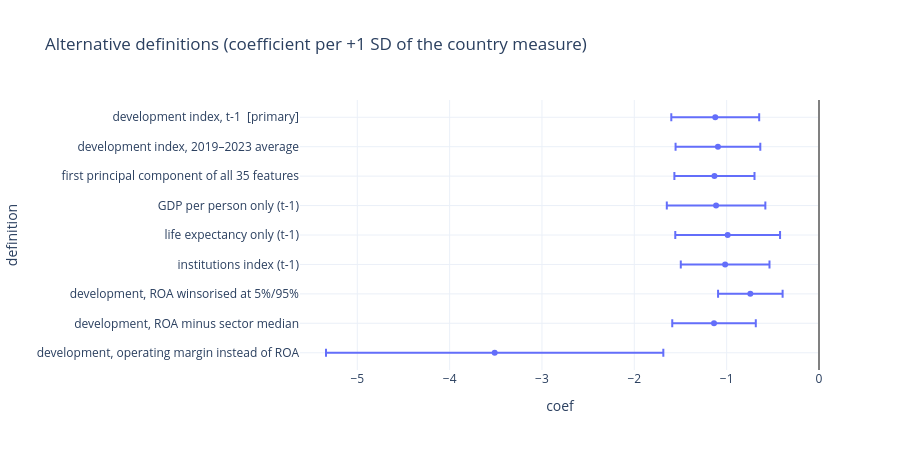

Notebook code cell kept with this figure:
### Markdown cell above
## 2 · Other definitions
Same test with other measures of development and of ROA. Several measures here describe the same thing, so agreement is expected; disagreement would be informative.

### Code cell
zz = ((profile - profile.mean()) / profile.std()).fillna(0)
U, S, Vt = np.linalg.svd(zz.values, full_matrices=False)
pc1 = pd.Series(U[:, 0] * S[0], index=zz.index); pc1 = pc1 * np.sign(np.corrcoef(pc1, country["dev_idx"])[0, 1]); pc1 = (pc1 - pc1.mean()) / pc1.std()
fy["pc1_all_features"] = fy.iso3.map(pc1)
fy["dev_static"] = fy.iso3.map(country["dev_idx"])
fy["op_margin_pp"] = fy.operating_margin_w * 100
lo, hi = fy.roa.quantile([.05, .95]); fy["roa_pp_w5"] = fy.roa.clip(lo, hi) * 100
specs = [("development index, t-1  [primary]", "dev_z", "roa_pp"), ("development index, 2019–2023 average", "dev_static", "roa_pp"),
         ("first principal component of all 35 features", "pc1_all_features", "roa_pp"), ("GDP per person only (t-1)", "gdp_per_capita_ppp_z", "roa_pp"),
         ("life expectancy only (t-1)", "life_expectancy_z", "roa_pp"), ("institutions index (t-1)", "inst_z", "roa_pp"),
         ("development, ROA winsorised at 5%/95%", "dev_z", "roa_pp_w5"), ("development, ROA minus sector median", "dev_z", "roa_sector_adj_pp"),
         ("development, operating margin instead of ROA", "dev_z", "op_margin_pp")]
rows = []
for lab, f, out in specs:
    ctrl = CONTROLS if out != "roa_sector_adj_pp" else "size_rank + C(fiscal_year)"
    r = wild_cluster(f, fy, outcome=out, B=999, controls=ctrl)
    rows.append({"definition": lab, "coef": r["coef"], "ci_low": r["ci_low"], "ci_high": r["ci_high"], "p (wild)": r["p_wild"], "n": r["n"]})
alt = pd.DataFrame(rows).set_index("definition")
fig = px.scatter(alt.reset_index(), x="coef", y="definition", error_x=alt.ci_high - alt.coef, error_x_minus=alt.coef - alt.ci_low, title="Alternative definitions (coefficient per +1 SD of the country measure)")
fig.add_vline(x=0, line_color="grey"); fig.update_layout(height=450, yaxis_autorange="reversed"); fig.show()
alt

### Figure 1 — Plotly figure (JSON) as saved in the notebook; plotly's stock layout.template omitted (floating-point values rounded to 4 significant figures)
{"data": [{"error_x": {"array": [0.4759, 0.4587, 0.4338, 0.5335, 0.5674, 0.4803, 0.3495, 0.4524, 1.827], "arrayminus": [0.4759, 0.4587, 0.4338, 0.5335, 0.5674, 0.4803, 0.3495, 0.4524, 1.827]}, "hovertemplate": "coef=%{x}<br>definition=%{y}<extra></extra>", "legendgroup": "", "marker": {"color": "#636efa", "symbol": "circle"}, "mode": "markers", "name": "", "orientation": "h", "showlegend": false, "type": "scatter", "x": [-1.124, -1.094, -1.132, -1.115, -0.989, -1.016, -0.7436, -1.137, -3.512], "xaxis": "x", "y": ["development index, t-1  [primary]", "development index, 2019–2023 average", "first principal component of all 35 features", "GDP per person only (t-1)", "life expectancy only (t-1)", "institutions index (t-1)", "development, ROA winsorised at 5%/95%", "development, ROA minus sector median", "development, operating margin instead of ROA"], "yaxis": "y"}], "layout": {"height": 450, "legend": {"tracegroupgap": 0}, "shapes": [{"line": {"color": "grey"}, "type": "line", "x0": 0, "x1": 0, "xref": "x", "y0": 0, "y1": 1, "yref": "y domain"}], "title": {"text": "Alternative definitions (coefficient per +1 SD of the country measure)"}, "xaxis": {"anchor": "y", "domain": [0.0, 1.0], "title": {"text": "coef"}}, "yaxis": {"anchor": "x", "autorange": "reversed", "domain": [0.0, 1.0], "title": {"text": "definition"}}}}
